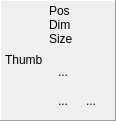
<ui version="4.0" >
 <class>ImageInfoPanelWdg</class>
 <widget class="QFrame" name="ImageInfoPanelWdg" >
  <property name="geometry" >
   <rect>
    <x>0</x>
    <y>0</y>
    <width>116</width>
    <height>121</height>
   </rect>
  </property>
  <property name="sizePolicy" >
   <sizepolicy vsizetype="MinimumExpanding" hsizetype="Preferred" >
    <horstretch>0</horstretch>
    <verstretch>0</verstretch>
   </sizepolicy>
  </property>
  <property name="windowTitle" >
   <string>Form</string>
  </property>
  <property name="autoFillBackground" >
   <bool>true</bool>
  </property>
  <property name="frameShape" >
   <enum>QFrame::Panel</enum>
  </property>
  <property name="frameShadow" >
   <enum>QFrame::Raised</enum>
  </property>
  <layout class="QHBoxLayout" >
   <property name="leftMargin" >
    <number>4</number>
   </property>
   <property name="topMargin" >
    <number>3</number>
   </property>
   <property name="rightMargin" >
    <number>4</number>
   </property>
   <property name="bottomMargin" >
    <number>4</number>
   </property>
   <item>
    <widget class="QLabel" name="m_pThumbL" >
     <property name="text" >
      <string>Thumb</string>
     </property>
    </widget>
   </item>
   <item>
    <widget class="QWidget" native="1" name="m_pRightSideW" >
     <layout class="QVBoxLayout" >
      <property name="spacing" >
       <number>0</number>
      </property>
      <property name="leftMargin" >
       <number>0</number>
      </property>
      <property name="topMargin" >
       <number>0</number>
      </property>
      <property name="rightMargin" >
       <number>0</number>
      </property>
      <property name="bottomMargin" >
       <number>0</number>
      </property>
      <item>
       <widget class="QLabel" name="m_pPosL" >
        <property name="text" >
         <string>Pos</string>
        </property>
       </widget>
      </item>
      <item>
       <widget class="QLabel" name="m_pDimL" >
        <property name="text" >
         <string>Dim</string>
        </property>
       </widget>
      </item>
      <item>
       <widget class="QLabel" name="m_pSizeL" >
        <property name="text" >
         <string>Size</string>
        </property>
       </widget>
      </item>
      <item>
       <spacer>
        <property name="orientation" >
         <enum>Qt::Vertical</enum>
        </property>
        <property name="sizeHint" >
         <size>
          <width>49</width>
          <height>3</height>
         </size>
        </property>
       </spacer>
      </item>
      <item>
       <widget class="QToolButton" name="m_pFullB" >
        <property name="minimumSize" >
         <size>
          <width>28</width>
          <height>28</height>
         </size>
        </property>
        <property name="maximumSize" >
         <size>
          <width>28</width>
          <height>28</height>
         </size>
        </property>
        <property name="toolTip" >
         <string>View full-size image</string>
        </property>
        <property name="text" >
         <string>...</string>
        </property>
        <property name="icon" >
         <iconset resource="Mp3Diags.qrc" >:/images/zoom-in.png</iconset>
        </property>
        <property name="iconSize" >
         <size>
          <width>22</width>
          <height>22</height>
         </size>
        </property>
        <property name="autoRaise" >
         <bool>true</bool>
        </property>
       </widget>
      </item>
      <item>
       <widget class="QWidget" native="1" name="widget" >
        <property name="minimumSize" >
         <size>
          <width>0</width>
          <height>30</height>
         </size>
        </property>
        <layout class="QHBoxLayout" >
         <property name="spacing" >
          <number>0</number>
         </property>
         <property name="leftMargin" >
          <number>0</number>
         </property>
         <property name="topMargin" >
          <number>0</number>
         </property>
         <property name="rightMargin" >
          <number>0</number>
         </property>
         <property name="bottomMargin" >
          <number>0</number>
         </property>
         <item>
          <widget class="QToolButton" name="m_pAssignB" >
           <property name="minimumSize" >
            <size>
             <width>28</width>
             <height>28</height>
            </size>
           </property>
           <property name="maximumSize" >
            <size>
             <width>28</width>
             <height>28</height>
            </size>
           </property>
           <property name="toolTip" >
            <string>Assign picture to songs</string>
           </property>
           <property name="text" >
            <string>...</string>
           </property>
           <property name="icon" >
            <iconset resource="Mp3Diags.qrc" >:/images/assign.png</iconset>
           </property>
           <property name="iconSize" >
            <size>
             <width>22</width>
             <height>22</height>
            </size>
           </property>
           <property name="autoRaise" >
            <bool>true</bool>
           </property>
          </widget>
         </item>
         <item>
          <widget class="QToolButton" name="m_pEraseB" >
           <property name="minimumSize" >
            <size>
             <width>28</width>
             <height>28</height>
            </size>
           </property>
           <property name="maximumSize" >
            <size>
             <width>28</width>
             <height>28</height>
            </size>
           </property>
           <property name="toolTip" >
            <string>Erase local file</string>
           </property>
           <property name="text" >
            <string>...</string>
           </property>
           <property name="icon" >
            <iconset resource="Mp3Diags.qrc" >:/images/remove_file.png</iconset>
           </property>
           <property name="iconSize" >
            <size>
             <width>22</width>
             <height>22</height>
            </size>
           </property>
           <property name="autoRaise" >
            <bool>true</bool>
           </property>
          </widget>
         </item>
         <item>
          <spacer>
           <property name="orientation" >
            <enum>Qt::Horizontal</enum>
           </property>
           <property name="sizeType" >
            <enum>QSizePolicy::MinimumExpanding</enum>
           </property>
           <property name="sizeHint" >
            <size>
             <width>1</width>
             <height>20</height>
            </size>
           </property>
          </spacer>
         </item>
        </layout>
       </widget>
      </item>
     </layout>
    </widget>
   </item>
  </layout>
 </widget>
 <resources>
  <include location="Mp3Diags.qrc" />
 </resources>
 <connections/>
</ui>
